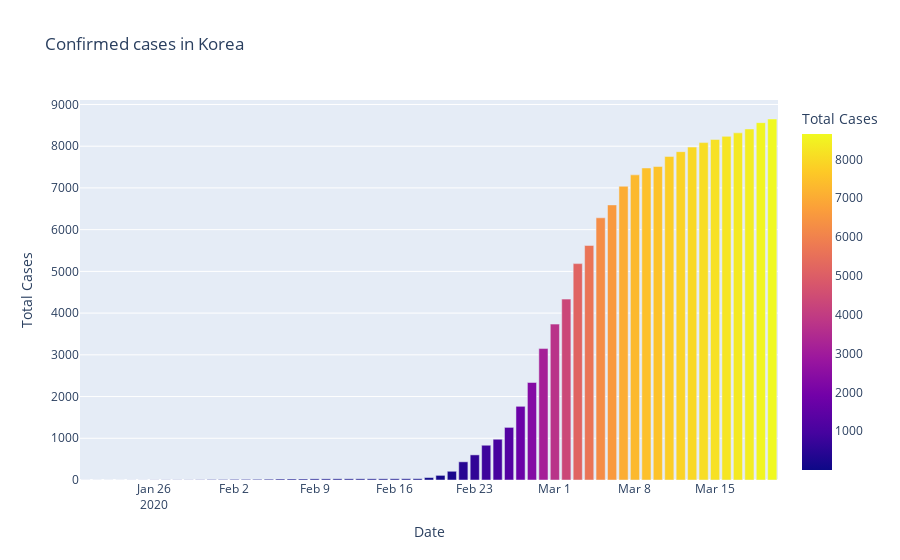

The notebook cell this image was saved under:
### Code cell
#Korea
fig=px.bar(dbd_Korea,x="Date",y="Total Cases",color='Total Cases',title='Confirmed cases in Korea')
fig.show()
